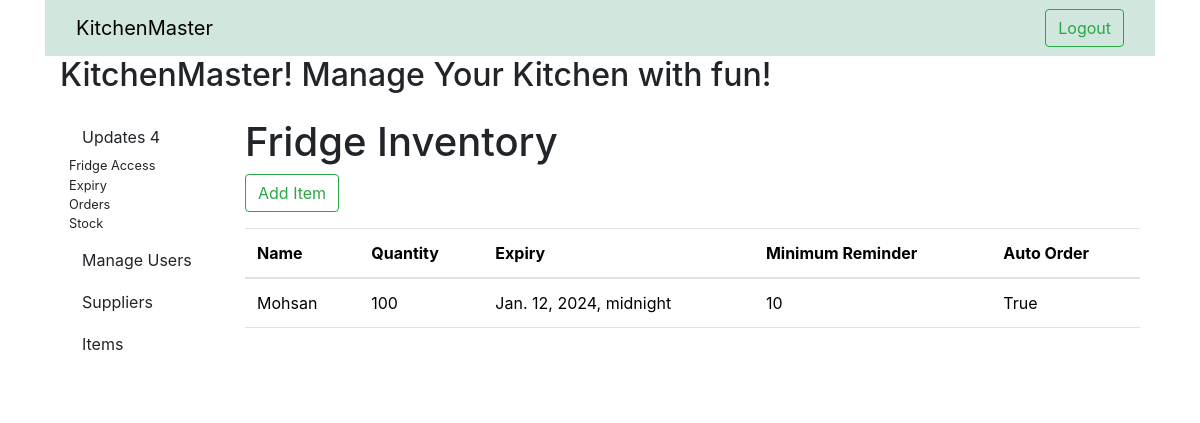
The page /items/ (signed in) on the database its author committed.
### fridge/models.py (models this page shows, shortened)
class FridgeItem(models.Model):
    name = models.CharField(max_length=250, null=False, unique=True)
    quantity = models.IntegerField(default=0)
    min_reminder = models.IntegerField(null=False)
    supplier = models.ForeignKey(Suplier, null=True, on_delete=models.SET_NULL)
    default_order_quantity = models.PositiveIntegerField(null=False)
    expiry_date = models.DateTimeField(null=True)
    last_added = models.DateTimeField(null=True)
    created_at = models.DateTimeField(auto_now_add=True)
    updated_at = models.DateTimeField(auto_now=True)
    auto_order = models.BooleanField(null=False, default=True)
    is_expired = models.BooleanField(null=False, default=False)
    constraints = [
        models.UniqueConstraint(fields=['name'], name="unique_item")
    ]
    class Meta:
        verbose_name = "FridgeItem"
        verbose_name_plural = "FridgeItems"

### fridge/views.py (the view)
# urls.py: path('items/', FridgeItemView.as_view(), name='items'),
class FridgeItemView(LoginRequiredMixin, ListView):
     model = FridgeItem
     context_object_name = "items"
     template_name = "fridge/fridge_item.html"

### fridge/context_processors.py (called while the page is built)
def dynamic_context(request):
    if request.user.is_superuser:
        notification_count = Notification.objects.filter(is_read=False).count()
        return {"notification_count": notification_count}
    return {}

### fridge/templates/fridge/fridge_item.html
{% extends "fridge/admin_base.html"%}
{% block superuser_content %}
    <h1>Fridge Inventory</h1>
    {% if items%}
    <a class="btn btn-outline-success" href="/items/add">Add Item</a>
    <table class="table mt-3">
        <thead>
          <tr>
            <th scope="col">Name</th>
            <th scope="col">Quantity</th>
            <th scope="col">Expiry</th>
            <th scope="col">Minimum Reminder</th>
            <th scope="col">Auto Order</th>
          </tr>
        </thead>
        <tbody>
          {% for item in items %}
          <tr>
            <td>{{item.name}}</td>
            <td>{{item.quantity}}</td>
            <td>{{item.expiry_date}}</td>
            <td>{{item.min_reminder}}</td>
            <td>{{item.auto_order}}</td>
          </tr>
          {% endfor %}
        </tbody>
      </table>
    {% else %}
    <p>Your fridge is empty</p>
    <a class="btn btn-outline-success" href="/items/add">Add Item</a>
    {% endif %}
    {% endblock superuser_content %}

### rows shown on the page
FridgeItem: name "Mohsan", quantity "100", expiry_date "Jan. 12, 2024, midnight", min_reminder "10", auto_order "True"

### other values the page prints
{{ notification_count }} "4"
